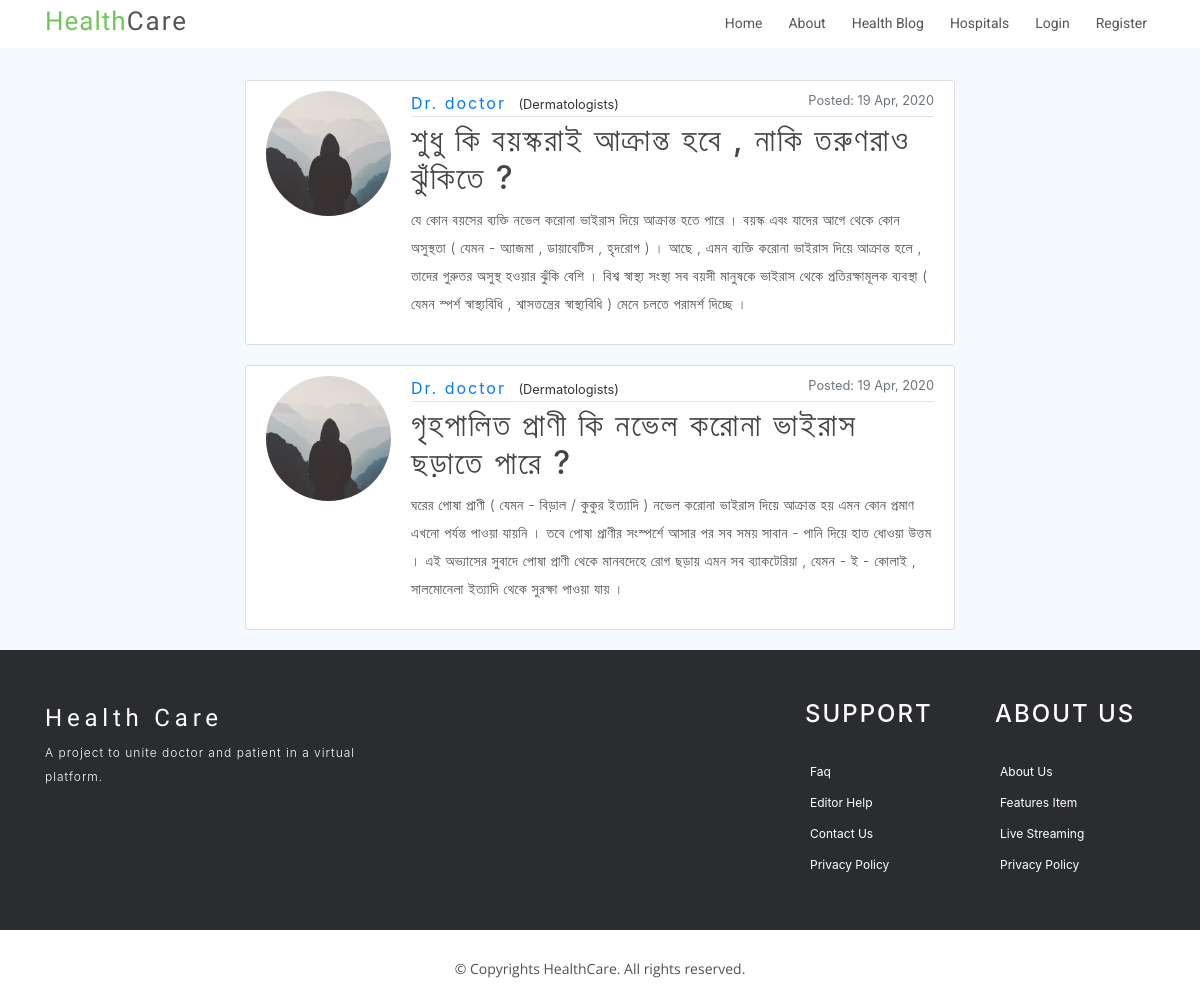
Screenshot of /blog/ with the database file from the repository.
### forums/models.py (models this page shows, shortened)
class Post(models.Model):
    title = models.CharField(max_length = 100)
    content = models.TextField()
    date_posted = models.DateTimeField(default=timezone.now)
    date_updated = models.DateTimeField(default=timezone.now)
    author = models.ForeignKey(User, on_delete=models.CASCADE)

### users/models.py (models this page shows, shortened)
class User(AbstractUser):
    is_patient = models.BooleanField('patient status', default=False)
    is_doctor = models.BooleanField('doctor status', default=False)

class Doctor(models.Model):
    user = models.OneToOneField(User, on_delete=models.CASCADE)
    specialization = models.CharField(max_length = 200, null = True)
    education = models.CharField(max_length = 200, null = True)
    image = models.ImageField(default='profile_pics/default.jpg', upload_to='profile_pics')

### forums/views.py (the view)
# urls.py: path('blog/', PostListView.as_view(), name = 'blog'),
class PostListView(ListView):
    model = Post
    template_name = 'post_list.html'
    context_object_name = 'posts' #use post.author instead of object.author
    ordering = ['-date_posted'] #for ordering accoing to date
    paginate_by = 10 #buit in paginator function
    def get_context_data(self,**kwargs):
        context = super(PostListView,self).get_context_data(**kwargs)
        context['title'] = "Health Blog"
        return context

### forums/templates/forums/post_list.html (shortened to what this page needs)
{% extends "home/base.html" %}
{% block content %}
<div class="container col-md-8">
    {% for post in posts %}
        <article class="media content-section">
          <img class="rounded-circle account-img" src="{{ post.author.doctor.image.url }}" alt="">
          <div class="media-body">
            <div class="article-metadata">
              <a class="mr-2" href="#">Dr. {{ post.author }}</a> <small>({{ post.author.doctor.specialization }})</small>
              <small class="text-muted float-right">Posted: {{ post.date_posted|date:"d M, Y" }}</small>
            </div>
            <h2><a class="article-title" href="{% url 'post-detail' post.id %}">{{ post.title }}</a></h2>
            <p class="article-content">{{ post.content }}</p>
          </div>
        </article>
    {% endfor %}
</div>
{% endblock content %}

### home/static/home/style/css/style.css (style rules this page uses)
h1, h2, h3, h4, h5, h6 { margin: 0; }
h2 { color: #000; font-weight: 600; }
a { letter-spacing: 2px; text-decoration: none; }
p { color: #505050; font-size: 14px; font-weight: 300; letter-spacing: 0.5px; line-height: 2; margin-bottom: 20px; }

### home/static/home/main.css (style rules this page uses)
body { background-color:#f4f8ff; color: #333; margin-top: 5rem; }
h1, h2, h3, h4, h5, h6 { color: #444444; }
.content-section { background: #ffffff; padding: 10px 20px; border: 1px solid #dddddd; border-radius: 3px; margin-bottom: 20px; }
.article-title { color: #444444; }
.article-content { white-space: pre-line; }
.article-metadata { padding-bottom: 1px; margin-bottom: 4px; border-bottom: 1px solid #e3e3e3 }
.account-img { height: 125px; width: 125px; margin-right: 20px; margin-bottom: 16px; }

### rows the page displays
Post: author.doctor.image (placeholder picture), author "doctor", author.doctor.specialization "Dermatologists", date_posted "19 Apr, 2020", title "শুধু কি বয়স্করাই আক্রান্ত হবে , নাকি তরুণরাও ঝুঁকিতে ?", content "যে কোন বয়সের ব্যক্তি নভেল করােনা ভাইরাস দিয়ে আক্রান্ত হতে পারে । বয়স্ক এবং যাদের আগে থেকে কোন অসুস্থতা ( যেমন - অ্যাজমা , ডায়াবেটিস , হৃদরােগ ) । আছে , এমন ব্যক্তি করােনা ভাইরাস দিয়ে আক্রান্ত হলে , তাদের গুরুতর অসুস্থ হওয়ার ঝুঁকি বেশি । বিশ্ব স্বাস্থ্য সংস্থা সব বয়সী মানুষকে ভাইরাস থেকে প্রতিরক্ষামূলক ব্যবস্থা ( যেমন স্পর্শ স্বাস্থ্যবিধি , শ্বাসতন্ত্রের স্বাস্থ্যবিধি ) মেনে চলতে পরামর্শ দিচ্ছে ।"
Post: author.doctor.image (placeholder picture), author "doctor", author.doctor.specialization "Dermatologists", date_posted "19 Apr, 2020", title "গৃহপালিত প্রাণী কি নভেল করােনা ভাইরাস ছড়াতে পারে ?", content "ঘরের পােষা প্রাণী ( যেমন - বিড়াল / কুকুর ইত্যাদি ) নভেল করােনা ভাইরাস দিয়ে আক্রান্ত হয় এমন কোন প্রমাণ এখনাে পর্যন্ত পাওয়া যায়নি । তবে পােষা প্রাণীর সংস্পর্শে আসার পর সব সময় সাবান - পানি দিয়ে হাত ধােওয়া উত্তম । এই অভ্যাসের সুবাদে পােষা প্রাণী থেকে মানবদেহে রােগ ছড়ায় এমন সব ব্যাকটেরিয়া , যেমন - ই - কোলাই , সালমােনেলা ইত্যাদি থেকে সুরক্ষা পাওয়া যায় ।"
